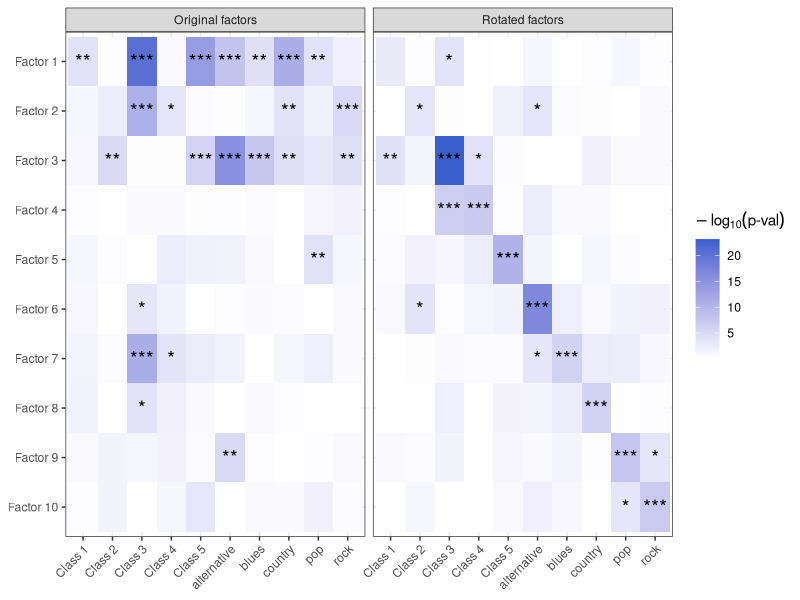

Recreate this plot in R.
library(ggplot2)
library(dplyr)
library(tidyverse)
library(reshape2)
library(grid)
library(plyr)

# significance levels
symnum.args <- list(cutpoints = c(0, 0.001, 0.01, 0.05, Inf), symbols = c("***", "**", "*", "ns"))
levels <- symnum.args[['cutpoints']][c(2,3,4)]

# data
df_factors <- read.csv('data//mirex//mirex_pvaluesMWtest_factors_classes.csv')
colnames(df_factors)[1] <- 'Factor'
df_factors$Type <- 'Original factors'

df_factors_rotation <- read.csv('data//mirex//mirex_pvaluesMWtest_factors_rotated_classes.csv')
df_factors_rotation$Type <- 'Rotated factors'
colnames(df_factors_rotation)[1] <- 'Factor'

df_factors <- rbind(df_factors, df_factors_rotation)
df_factors$Factor <- factor(df_factors$Factor, levels=paste0('Factor ', 1:10))

plot.data <- melt(df_factors, id=c('Factor', 'Type'))
# *100 - bonferroni correction
plot.data$stars <- cut(plot.data$value*100, breaks=c(-Inf, levels[3], levels[2], levels[1], Inf), label=c("***", "**", "*", ""))
plot.data$variable <- revalue(plot.data$variable, replace=c('Class.1' = 'Class 1',
                                                            'Class.2' = 'Class 2',
                                                            'Class.3' = 'Class 3',
                                                            'Class.4' = 'Class 4',
                                                            'Class.5' = 'Class 5'))

# figure
fig_tmp <- ggplot(aes(x=variable, y=Factor, fill=-log10(value)), data=plot.data)
fig_AB <- fig_tmp + geom_tile() + 
  scale_fill_gradient(low="white", high="royalblue3") + 
  geom_text(aes(label=stars), color="black", size=5) + 
  labs(y=NULL, x=NULL, fill=expression(-log[10]('p-val'))) +
  scale_y_discrete(limits=rev) +
  theme_bw() + theme(axis.text.x=element_text(angle = 45, hjust = 1)) +
  facet_wrap(~Type) 
  
fig_AB
